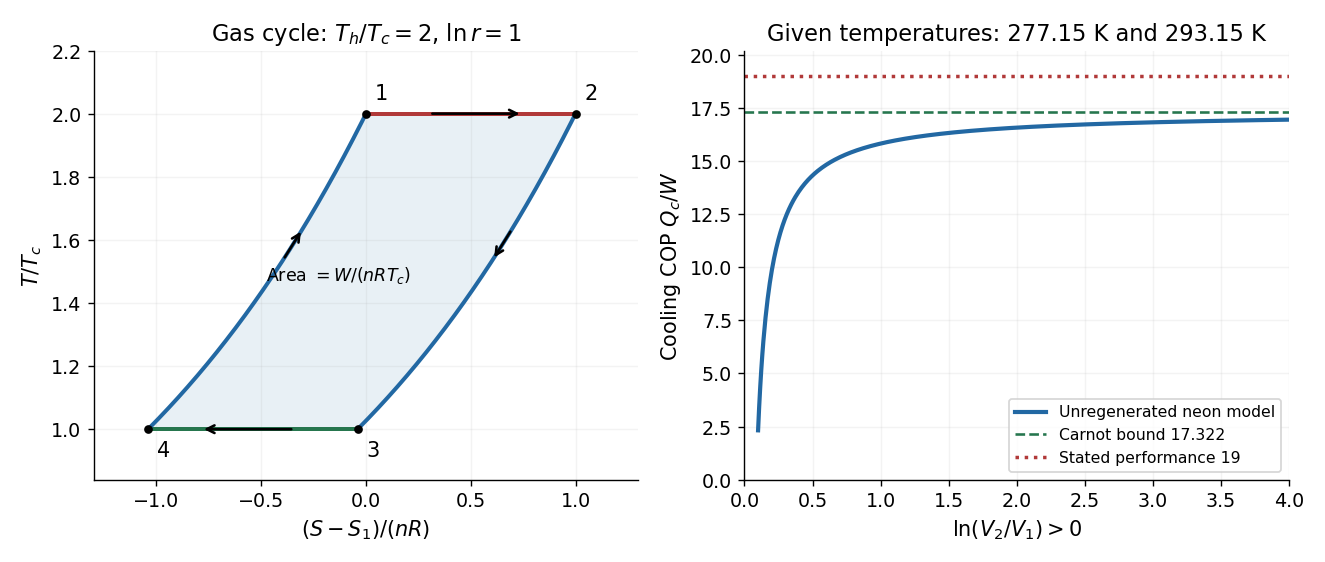

Python code for this plot:
from pathlib import Path
import numpy as np
import matplotlib
matplotlib.use('Agg')
import matplotlib.pyplot as plt

plt.rcParams.update({'font.size':11,'axes.titlesize':13,'axes.labelsize':12})
fig,(ax,bx)=plt.subplots(1,2,figsize=(10.6,4.5),dpi=125,facecolor='white')
c=1.5;lnr=1;Th=2;Tc=1
T=np.linspace(Tc,Th,300);S=c*np.log(T/Th)
ax.plot([0,lnr],[Th,Th],color='#b13939',lw=2.3)
ax.plot(S+lnr,T,color='#2268a3',lw=2.3)
ax.plot([S[0]+lnr,S[0]],[Tc,Tc],color='#26764e',lw=2.3)
ax.plot(S,T,color='#2268a3',lw=2.3)
points=[(0,Th),(lnr,Th),(S[0]+lnr,Tc),(S[0],Tc)]
for i,(sv,tv) in enumerate(points,1):
 ax.plot(sv,tv,'ko',ms=4);ax.annotate(str(i),(sv,tv),xytext=(5,8 if tv>1 else -16),textcoords='offset points',fontsize=12)
ax.annotate('',xy=(.75,2),xytext=(.3,2),arrowprops={'arrowstyle':'->','lw':1.5})
ax.annotate('',xy=(S[0]+.25,1),xytext=(S[0]+.7,1),arrowprops={'arrowstyle':'->','lw':1.5})
idx=160
ax.annotate('',xy=(S[idx+30]+1,T[idx+30]),xytext=(S[idx]+1,T[idx]),arrowprops={'arrowstyle':'<-','lw':1.5})
ax.annotate('',xy=(S[idx+30],T[idx+30]),xytext=(S[idx],T[idx]),arrowprops={'arrowstyle':'->','lw':1.5})
ax.fill_betweenx(T,S,S+1,color='#dce8f1',alpha=.65)
ax.text(-.13,1.47,r'Area $=W/(nRT_c)$',ha='center',fontsize=10)
ax.set(xlim=(-1.3,1.3),ylim=(.84,2.2),xlabel=r'$(S-S_1)/(nR)$',ylabel=r'$T/T_c$',title=r'Gas cycle: $T_h/T_c=2$, $\ln r=1$')
logr=np.linspace(.1,4,500);bound=277.15/16
bx.plot(logr,bound-1.5/logr,lw=2.4,color='#2268a3',label='Unregenerated neon model')
bx.axhline(bound,color='#26764e',ls='--',lw=1.5,label=f'Carnot bound {bound:.3f}')
bx.axhline(19,color='#b13939',ls=':',lw=2,label='Stated performance 19')
bx.set(xlim=(0,4),ylim=(0,20.2),xlabel=r'$\ln(V_2/V_1)>0$',ylabel=r'Cooling COP $Q_c/W$',title='Given temperatures: 277.15 K and 293.15 K')
bx.legend(loc='lower right',fontsize=9,frameon=True,facecolor='white')
for a in (ax,bx):
 a.spines[['top','right']].set_visible(False);a.grid(alpha=.15);a.set_facecolor('white')
fig.tight_layout()
fig.savefig(Path.cwd()/Path(__file__).with_suffix('.png').name,facecolor='white',transparent=False)
